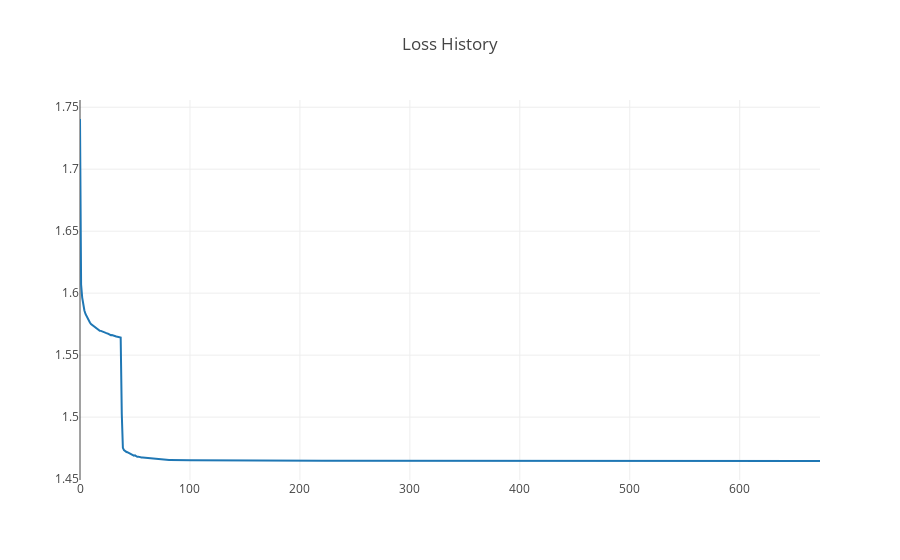

The code cell stored with this chart in its notebook:
### Code cell
plotly.offline.iplot({
    'data': [
        go.Scatter(
            y=loss_history
        )
    ],
    'layout': go.Layout(title='Loss History')
})

### Figure 1 — Plotly figure (JSON) as saved in the notebook; plotly's stock layout.template omitted (floating-point values rounded to 4 significant figures; data arrays with more than 128 entries replaced by an {"elided": "..."} marker saying what was removed)
{"data": [{"type": "scatter", "y": {"elided": "674 float values"}}], "layout": {"title": "Loss History"}}
